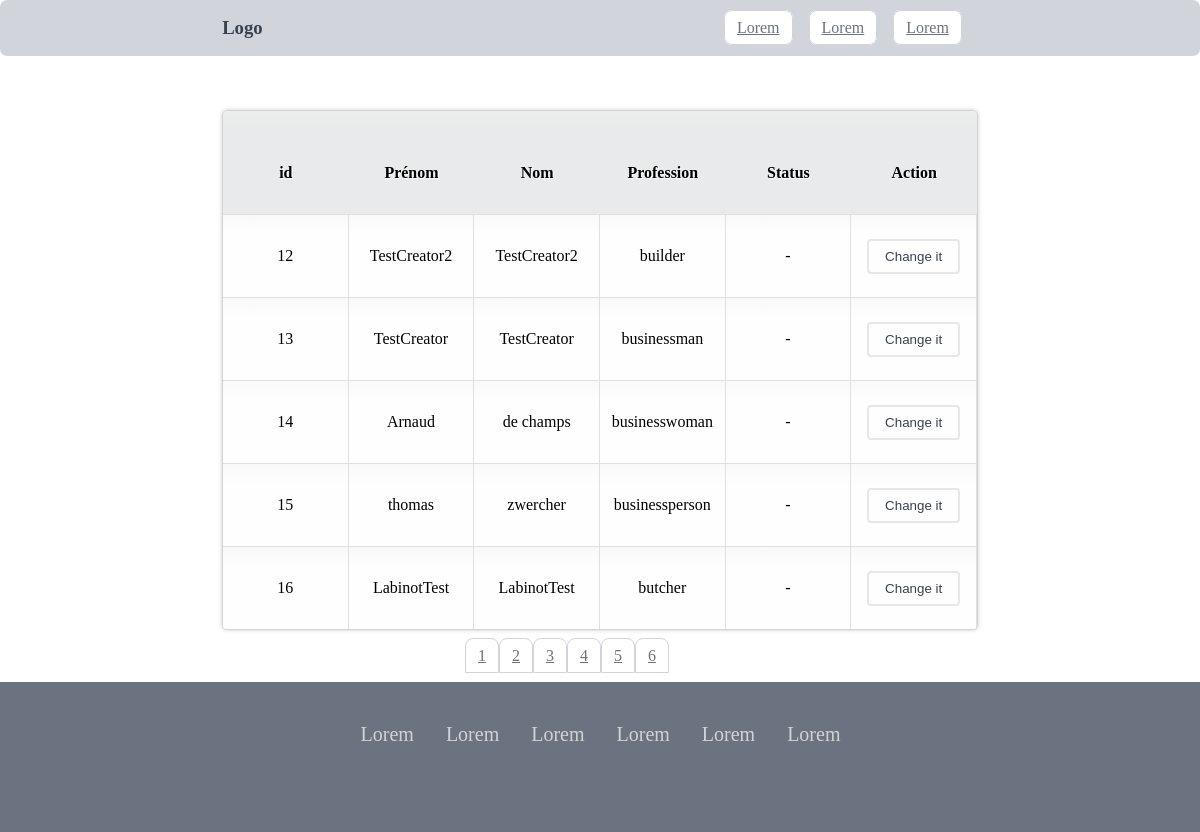
/?page=3, run on the app's committed database.
### tables this page shows
CREATE TABLE `users` (
      `id` int(11) NOT NULL AUTO_INCREMENT,
      `first_name` varchar(255) NULL,
      `last_name` varchar(255) NULL,
      PRIMARY KEY (ID)
);

CREATE TABLE `professions` (
     `user_id` int(11) NOT NULL,
     `profession` varchar(255) NOT NULL
);

### includes/request.php (called while the page is built, shortened)
<?php
function get_users()
{
    require 'configDB.php';
    $page = $_GET['page'] ?? 1;
    $page = (int)$page;
    $per_page = 5;
    $start_page = ($page - 1) * $per_page;
    $query = $db->prepare("SELECT * FROM users INNER JOIN  professions  ON users.id = professions.user_id JOIN  users_actions ON users_actions.user_id = users.id LIMIT $start_page ,$per_page");
    $query->execute();
    $data = $query->fetchAll();
    return $data;
}
function get_numbers_users()
{
    require 'configDB.php';
    $query = $db->prepare("SELECT * FROM users ");
    $query->execute();
    $numbers_users = $query->fetchAll();
    return $numbers_users;
}
$data_page = get_numbers_users();
$per_page = 5;
$total = count($data_page);
$count_pages = ceil($total / $per_page);
?>

### index.php (the view, shortened to what this page needs)
<?php
require "includes/Layout/header.php";
?>
<main>
  <table cellspacing="0">
    <tr>
      <th>id</th>
      <th>Prénom</th>
      <th>Nom</th>
      <th>Profession</th>
      <th>Status</th>
      <th>Action</th>
    </tr>
    <?php
    require 'includes/request.php';
    $users = get_users();
    $pages = $count_pages;
    ?>
    <?php foreach ($users as $user) : ?>
      <tr>
        <td> <?= $user["id"] ?> </td>
        <?= $user["first_name"]  ?  "<td>" . $user["first_name"] . "</td>" : "<td>-</td>" ?>
        <?= $user["last_name"]  ?  "<td>" . $user["last_name"] . "</td>" : "<td>-</td>" ?>
        <td><?= $user["profession"] ?> </td>
        <?= $user["activity"] === 1 ?
          "<td><form method='post' action='index.php' onsubmit='return false'>
        <select name='nameselect'>
        <option  value='true'>True</option>
        <option value='false'>False</option>
        </select>
        </td>" : "<td>-</td>" ?>
        <?= $user["last_name"]  ?  "<td>
              <button type='submit' name='btn'>Change it</button>
            </form></td>" : "<td>-</td>" ?>
      </tr>
    <?php endforeach; ?>
  </table>
  <article>
    <nav>
      <ul>
        <?php for ($i = 1; $i <= $pages; $i++) {
        ?>
          <li>
            <a href='?page=<?= $i ?>'><?= $i ?></a>
          </li>
        <?php } ?>
      </ul>
    </nav>
  </article>
</main>
<?php
require "includes/Layout/footer.php";
?>

### style/style.css (style rules this page uses)
html, body, header, footer { margin: 0; padding: 0; }
html, body { height: 100vh; }
:root { --color-based: #fff; --color-bg-tr-td: #f1f1f1; --color-bg: #fefefe; --color-br: #d3d3d3; --color-bg-th: #e8eaeb; --shadow-color: rgba(0, 0, 0, 0.2); --color-bd-td: #e0e0e0; --color-tr: #f6f6f6; --color-td-bg: #f9f9f9; --color-th-bg: #ededed; --color-btn: #e5e7eb; --color-btn-text: #374151; --color-btn-hover: #6b7280; --color-links: #d1d5db; --color-links-hover: #f3f4f6; --color-alert: rgb(242, 169, 169); }
main { width: 90%; min-height: calc(80vh - 100px); margin: auto; }
table { overflow: hidden; border: 1px solid var(--color-br); background: var(--color-bg); width: 70%; margin: 5% auto 0; -moz-border-radius: 5px; -webkit-border-radius: 5px; border-radius: 5px; -moz-box-shadow: 0 0 4px var(--shadow-color); -webkit-box-shadow: 0 0 4px var(--shadow-color); }
th, td { width: 10vw; height: 10vh; text-align: center; }
th { padding-top: 22px; text-shadow: 1px 1px 1px var(--color-based); background: var(--color-bg-th); }
td { border-top: 1px solid var(--color-bd-td); border-right: 1px solid var(--color-bd-td); }
td { background: -moz-linear-gradient(100% 25% 90deg, var(--color-bg) var(--color-td-bg)); background: -webkit-gradient( linear, 0% 0%, 0% 25%, from(var(--color-td-bg)), to(var(--color-bg)) ); }
th { background: -moz-linear-gradient(100% 20% 90deg, var(--color-bg-th), var(--color-th-bg)); background: -webkit-gradient( linear, 0% 0%, 0% 20%, from(var(--color-th-bg)), to(var(--color-bg-th)) ); }
button { padding: 0.5rem 1rem 0.5rem 1rem; margin: 0.5rem; background-color: transparent; outline: none; border: 2px solid var(--color-btn); border-radius: 0.25rem; color: var(--color-btn-text); }
article { width: 100%; }
article > nav { margin-top: 1rem; width: 17em; margin: 0 auto; }
ul { display: inline-flex; margin-left: 1px; padding: 0; }
li { list-style: none; }
a { background: var(--color-based); border: 1px solid var(--color-links); color: var(--color-btn-hover); border-top-left-radius: 0.5rem; border-top-right-radius: 0.5rem; line-height: 1.25; padding: 0.5rem 0.75rem 0.5rem 0.75rem; }

### data on the page
users: id "12", first_name "TestCreator2", last_name "TestCreator2", professions.profession "builder", shows "Change it"
users: id "13", first_name "TestCreator", last_name "TestCreator", professions.profession "businessman", shows "Change it"
users: id "14", first_name "Arnaud", last_name "de champs", professions.profession "businesswoman", shows "Change it"
users: id "15", first_name "thomas", last_name "zwercher", professions.profession "businessperson", shows "Change it"
users: id "16", first_name "LabinotTest", last_name "LabinotTest", professions.profession "butcher", shows "Change it"
